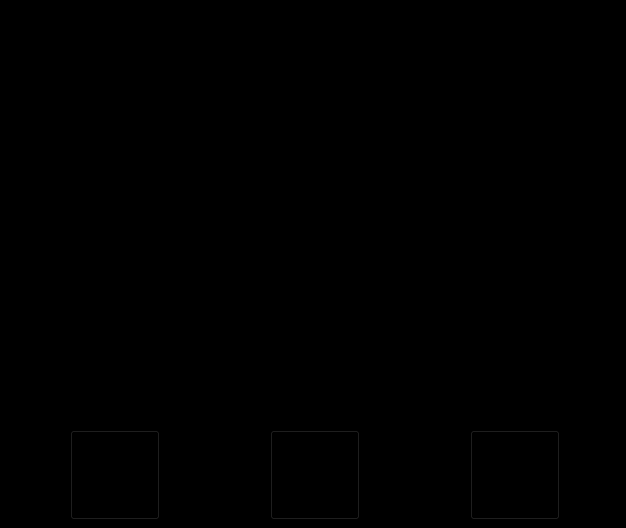
<?xml version="1.0" encoding="UTF-8"?>
<ui version="4.0">
 <class>Form</class>
 <widget class="QWidget" name="Form">
  <property name="geometry">
   <rect>
    <x>0</x>
    <y>0</y>
    <width>626</width>
    <height>528</height>
   </rect>
  </property>
  <property name="windowTitle">
   <string>Form</string>
  </property>
  <property name="styleSheet">
   <string notr="true">background-color: rgb(0, 0, 0);</string>
  </property>
  <widget class="QLabel" name="label">
   <property name="geometry">
    <rect>
     <x>3</x>
     <y>1</y>
     <width>621</width>
     <height>421</height>
    </rect>
   </property>
   <property name="text">
    <string/>
   </property>
   <property name="pixmap">
    <pixmap>E:/Kali_2.png</pixmap>
   </property>
   <property name="scaledContents">
    <bool>true</bool>
   </property>
  </widget>
  <widget class="QPushButton" name="pushButton">
   <property name="geometry">
    <rect>
     <x>70</x>
     <y>430</y>
     <width>90</width>
     <height>90</height>
    </rect>
   </property>
   <property name="text">
    <string/>
   </property>
   <property name="icon">
    <iconset>
     <normaloff>E:/opencv_jk/添加.png</normaloff>E:/opencv_jk/添加.png</iconset>
   </property>
   <property name="iconSize">
    <size>
     <width>90</width>
     <height>90</height>
    </size>
   </property>
  </widget>
  <widget class="QPushButton" name="pushButton_2">
   <property name="geometry">
    <rect>
     <x>270</x>
     <y>430</y>
     <width>90</width>
     <height>90</height>
    </rect>
   </property>
   <property name="text">
    <string/>
   </property>
   <property name="icon">
    <iconset>
     <normaloff>E:/opencv_jk/保存.png</normaloff>E:/opencv_jk/保存.png</iconset>
   </property>
   <property name="iconSize">
    <size>
     <width>90</width>
     <height>90</height>
    </size>
   </property>
  </widget>
  <widget class="QPushButton" name="pushButton_3">
   <property name="geometry">
    <rect>
     <x>470</x>
     <y>430</y>
     <width>90</width>
     <height>90</height>
    </rect>
   </property>
   <property name="text">
    <string/>
   </property>
   <property name="icon">
    <iconset>
     <normaloff>E:/opencv_jk/删除.png</normaloff>E:/opencv_jk/删除.png</iconset>
   </property>
   <property name="iconSize">
    <size>
     <width>90</width>
     <height>90</height>
    </size>
   </property>
  </widget>
 </widget>
 <resources/>
 <connections/>
</ui>
